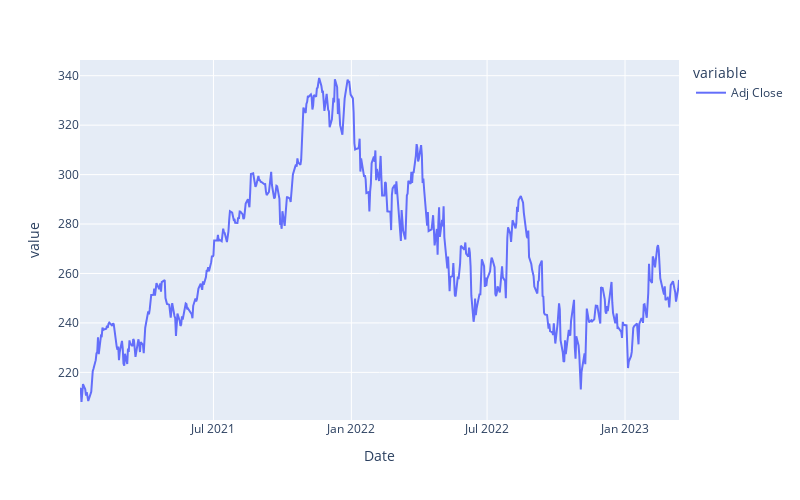

Write notebook code for a chart like this one.
### Code cell
df["Adj Close"].plot().update_layout(autosize=False, width=800, height = 500)

### Figure 1 — Plotly figure (JSON) as saved in the notebook; plotly's stock layout.template omitted (floating-point values rounded to 4 significant figures; data arrays with more than 128 entries replaced by an {"elided": "..."} marker saying what was removed)
{"data": [{"hovertemplate": "variable=Adj Close<br>Date=%{x}<br>value=%{y}<extra></extra>", "legendgroup": "Adj Close", "line": {"color": "#636efa", "dash": "solid"}, "marker": {"symbol": "circle"}, "mode": "lines", "name": "Adj Close", "orientation": "v", "showlegend": true, "type": "scatter", "x": {"elided": "552 str values"}, "xaxis": "x", "y": {"elided": "552 float values"}, "yaxis": "y"}], "layout": {"autosize": false, "height": 500, "legend": {"title": {"text": "variable"}, "tracegroupgap": 0}, "margin": {"t": 60}, "width": 800, "xaxis": {"anchor": "y", "domain": [0, 1], "title": {"text": "Date"}}, "yaxis": {"anchor": "x", "domain": [0, 1], "title": {"text": "value"}}}}
